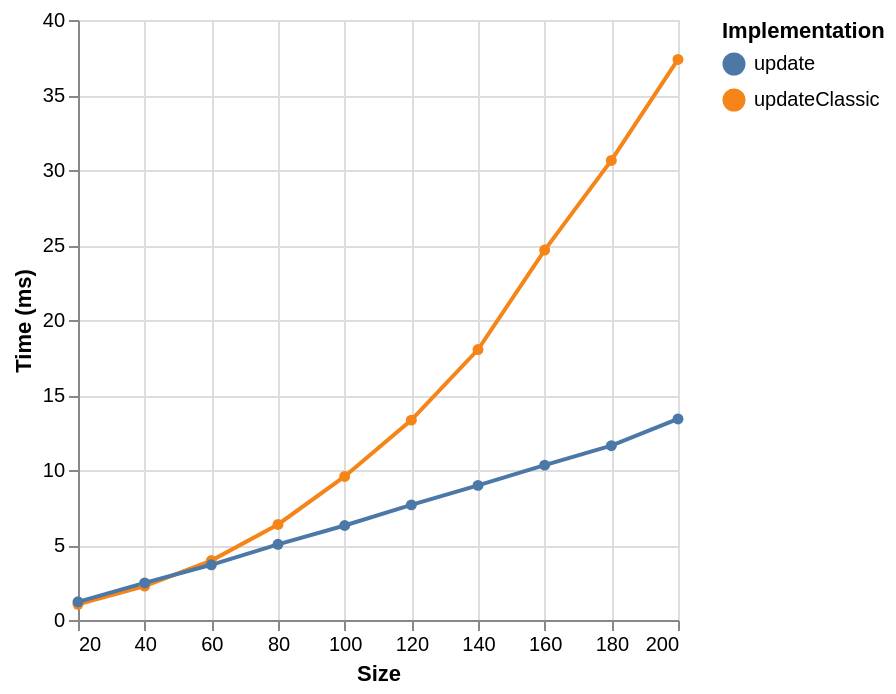

This figure's Vega-Lite source:
### Vega-Lite specification from a JSON file in a GitHub repository (floating-point values rounded to 4 significant figures)
{"$schema": "https://vega.github.io/schema/vega-lite/v6.json", "data": {"values": [{"ms": 1.042, "series": "updateClassic", "size": 20}, {"ms": 2.261, "series": "updateClassic", "size": 40}, {"ms": 3.961, "series": "updateClassic", "size": 60}, {"ms": 6.367, "series": "updateClassic", "size": 80}, {"ms": 9.573, "series": "updateClassic", "size": 100}, {"ms": 13.32, "series": "updateClassic", "size": 120}, {"ms": 18.03, "series": "updateClassic", "size": 140}, {"ms": 24.66, "series": "updateClassic", "size": 160}, {"ms": 30.64, "series": "updateClassic", "size": 180}, {"ms": 37.37, "series": "updateClassic", "size": 200}, {"ms": 1.211, "series": "update", "size": 20}, {"ms": 2.471, "series": "update", "size": 40}, {"ms": 3.68, "series": "update", "size": 60}, {"ms": 5.045, "series": "update", "size": 80}, {"ms": 6.3, "series": "update", "size": 100}, {"ms": 7.675, "series": "update", "size": 120}, {"ms": 8.975, "series": "update", "size": 140}, {"ms": 10.32, "series": "update", "size": 160}, {"ms": 11.62, "series": "update", "size": 180}, {"ms": 13.4, "series": "update", "size": 200}]}, "encoding": {"color": {"field": "series", "legend": {"orient": "right", "symbolLimit": 30, "title": "Implementation"}, "type": "nominal"}, "x": {"field": "size", "title": "Size", "type": "quantitative"}, "y": {"field": "ms", "title": "Time (ms)", "type": "quantitative"}}, "mark": {"point": true, "type": "line"}}
